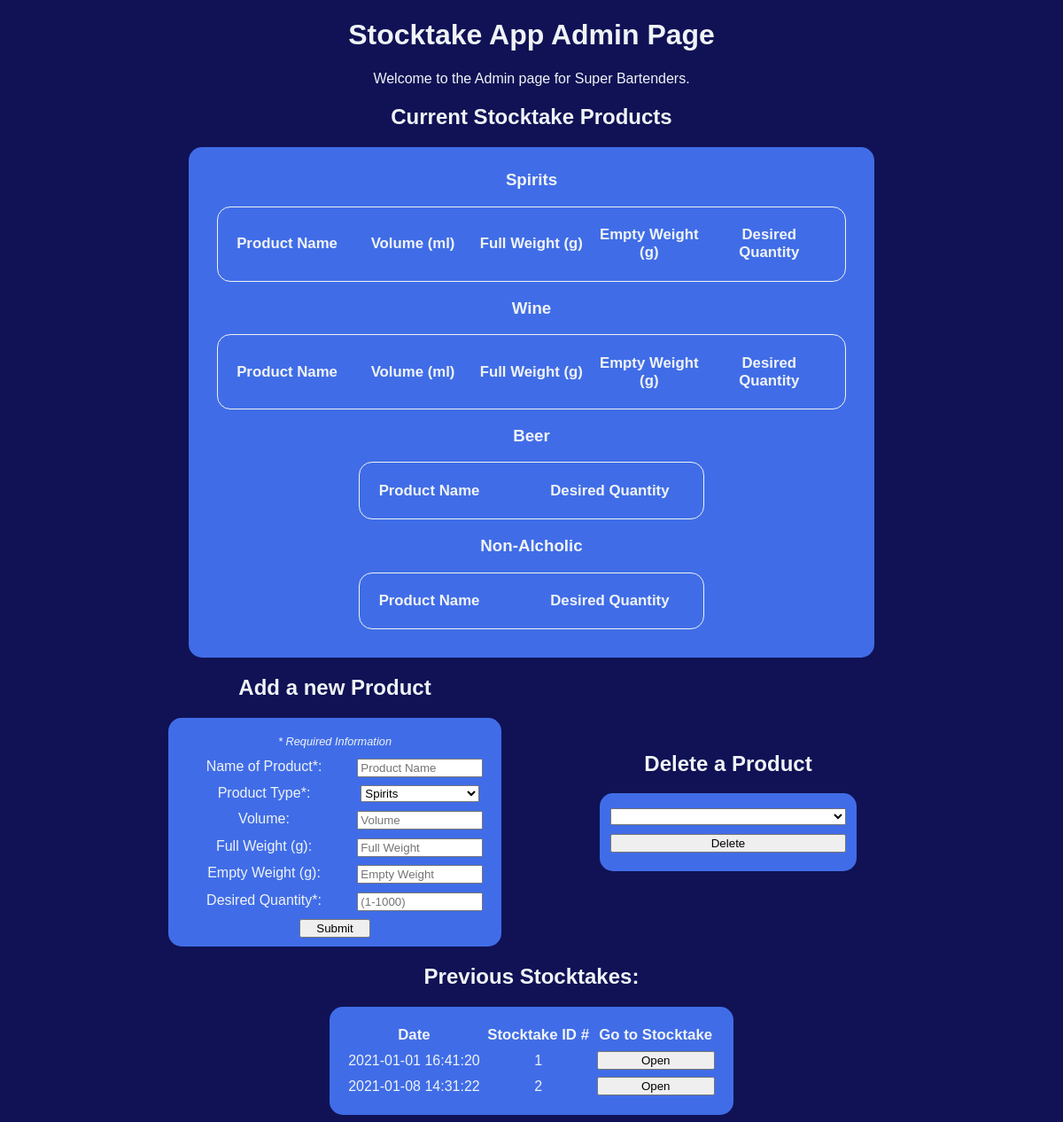
The app's page /admin/www/index.php, older data.
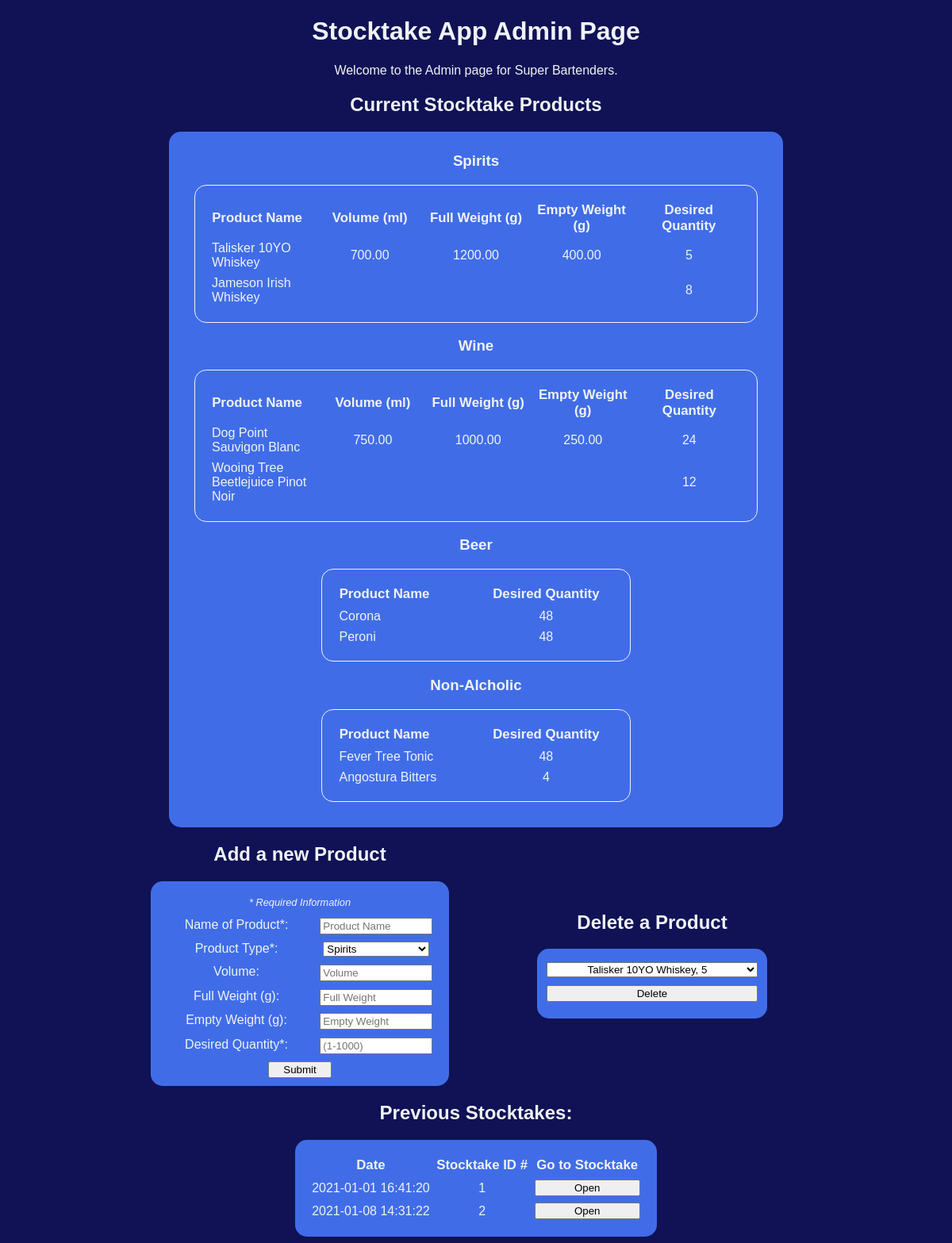
The same page, newer data.
### tables this page shows
CREATE TABLE StocktakeRefs (
	 dt DATETIME NOT NULL,
	 stock_num INTEGER NOT NULL
 );

CREATE TABLE Spirits (
	id MEDIUMINT NOT NULL AUTO_INCREMENT,
	name VARCHAR(50) NOT NULL,
	volume DOUBLE(10, 2),
	full_weight DOUBLE(10, 2),
	empty_weight DOUBLE(10, 2),
	desired_quantity INTEGER NOT NULL,
	PRIMARY KEY (id)
);

CREATE TABLE Wine (
	id MEDIUMINT NOT NULL AUTO_INCREMENT,
	name VARCHAR(50) NOT NULL,
	volume DOUBLE(10, 2),
	full_weight DOUBLE(10, 2),
	empty_weight DOUBLE(10, 2),
	desired_quantity INTEGER NOT NULL,
	PRIMARY KEY (id)
);

CREATE TABLE Beer (
	id MEDIUMINT NOT NULL AUTO_INCREMENT,
	name VARCHAR(50) NOT NULL,
	desired_quantity INTEGER NOT NULL,
	PRIMARY KEY (id)
);

CREATE TABLE NonAlc (
	id MEDIUMINT NOT NULL AUTO_INCREMENT,
	name VARCHAR(50) NOT NULL,
	desired_quantity INTEGER NOT NULL,
	PRIMARY KEY (id)
);

### admin/www/index.php (the view, shortened to what the changed rows need)
<!DOCTYPE html>
<html lang="en">
    <head>
        <link rel="stylesheet" href="style.css" type="text/css">
    </head>
    <body>
        <h1>Stocktake App Admin Page</h1>
        <h2>Current Stocktake Products</h2>
            <div id="current">
                    <table>
                        <tr><th>Product Name</th><th>Volume (ml)</th><th>Full Weight (g)</th><th>Empty Weight (g)</th><th>Desired Quantity</th></tr>
                        <?php
                            $db_host   = '192.168.2.12';
                            $db_name   = 'stocktake';
                            $db_user   = 'admin';
                            $db_passwd = 'insecure_db_admin_pw';
                            $pdo_dsn = "mysql:host=$db_host;dbname=$db_name";
                            $pdo = new PDO($pdo_dsn, $db_user, $db_passwd);
                            $q_Spirits = $pdo->query("SELECT * FROM Spirits");
                            $q_Wine = $pdo->query("SELECT * FROM Wine");
                            $q_Beer = $pdo->query("SELECT * FROM Beer");
                            $q_NonAlc = $pdo->query("SELECT * FROM NonAlc");
                            while($row = $q_Spirits->fetch()){
                                echo '<tr><td>';
                                echo $row["name"];
                                echo '</td><td>';
                                echo $row["volume"];
                                echo '</td><td>';
                                echo $row["full_weight"];
                                echo '</td><td>';
                                echo $row["empty_weight"];
                                echo '</td><td>';
                                echo $row["desired_quantity"];
                                echo '</td></tr>';
                            }
                            echo '</table>
                                    <h3> Wine </h3>
                                    <table>
                                        <tr><th>Product Name</th><th>Volume (ml)</th><th>Full Weight (g)</th><th>Empty Weight (g)</th><th>Desired Quantity</th></tr>';
                            while($row = $q_Wine->fetch()){
                                echo '<tr><td>';
                                echo $row["name"];
                                echo '</td><td>';
                                echo $row["volume"];
                                echo '</td><td>';
                                echo $row["full_weight"];
                                echo '</td><td>';
                                echo $row["empty_weight"];
                                echo '</td><td>';
                                echo $row["desired_quantity"];
                                echo '</td></tr>';
                            }
                            echo '</table>
                                    <h3> Beer </h3>
                                    <table>
                                    <tr><th>Product Name</th><th>Desired Quantity</th></tr>';
                            while($row = $q_Beer->fetch()){
                                echo '<tr><td>';
                                echo $row["name"];
                                echo '</td><td>';
                                echo $row["desired_quantity"];
                                echo '</td></tr>';
                            }
                            echo '</table>
                                    <h3> Non-Alcholic </h3>
                                    <table>
                                    <tr><th>Product Name</th><th>Desired Quantity</th></tr>';
                            while($row = $q_NonAlc->fetch()){
                                echo '<tr><td>';
                                echo $row["name"];
                                echo '</td><td>';
                                echo $row["desired_quantity"];
                                echo '</td></tr>';
                            }
                        ?>
                    </table>
                </div>
        <section class="admin_section">
            <div>
                <h2>Add a new Product</h2>
            </div>
            <div>
                <h2>Delete a Product</h2>
                <form method="post" enctype="aplication/x-www-form-urlencoded" action="scripts/delete_product.php">
                    <fieldset id="delete_product">
                        <select name="product" id="name">
                            <?php
                                $db_host   = '192.168.2.12';
                                $db_name   = 'stocktake';
                                $db_user   = 'admin';
                                $db_passwd = 'insecure_db_admin_pw';
                                $pdo_dsn = "mysql:host=$db_host;dbname=$db_name";
                                $pdo = new PDO($pdo_dsn, $db_user, $db_passwd);
                                $sql = "SELECT name, desired_quantity FROM Spirits
                                UNION SELECT name, desired_quantity FROM Wine
                                UNION SELECT name, desired_quantity FROM Beer
                                UNION SELECT name, desired_quantity FROM NonAlc";
                                $q = $pdo->query($sql);
                                while($row = $q->fetch()){
                                echo "<option value='" . $row["name"] . "|" . $row["desired_quantity"] . "'>"
                                . $row["name"] . ", " . $row["desired_quantity"] . "</option>";
                                }
                            ?>
                        </select>
                        <input type="submit" value="Delete">
                    </fieldset>
                </form>
            </div>
        </section>
        <h2>Previous Stocktakes:</h2>
        <table id="prev_stocktakes">
            <tr><th>Date</th><th>Stocktake ID #</th><th>Go to Stocktake</th></tr>
            <?php
                $db_host   = '192.168.2.12';
                $db_name   = 'stocktake';
                $db_user   = 'admin';
                $db_passwd = 'insecure_db_admin_pw';
                $pdo_dsn = "mysql:host=$db_host;dbname=$db_name";
                $pdo = new PDO($pdo_dsn, $db_user, $db_passwd);
                $q = $pdo->query("SELECT * FROM StocktakeRefs");
                while($row = $q->fetch()){
                echo '<tr><td>';
                echo $row['dt'];
                echo '</td><td>';
                echo $row['stock_num'];
                echo '<td><a href="scripts/records.php?id='.$row['stock_num'].'"><input type="submit" name="submit"
                value="Open" class="Register" /></a></td>';
                }
            ?>
        </table>
    </body>
</html>

Row changes from the older to the newer data that the page shows:
added spirits: name "Talisker 10YO Whiskey", volume "700.00", full_weight "1200.00", empty_weight "400.00", desired_quantity "5"
added spirits: name "Jameson Irish Whiskey", desired_quantity "8"
added wine: name "Dog Point Sauvigon Blanc", volume "750.00", full_weight "1000.00", empty_weight "250.00", desired_quantity "24"
added wine: name "Wooing Tree Beetlejuice Pinot Noir", desired_quantity "12"
added beer: name "Corona", desired_quantity "48"
added beer: name "Peroni", desired_quantity "48"
added nonalc: name "Fever Tree Tonic", desired_quantity "48"
added nonalc: name "Angostura Bitters", desired_quantity "4"
Text that changed along with them:
form field product: (not shown) → "Talisker 10YO Whiskey, 5"
